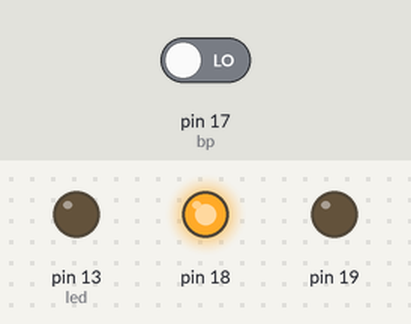
Bench run of a sketch on a simulated Arduino Uno, built with avr-gcc and run on an emulated ATmega328P. On the bench: output pins drawn as LEDs (lit = HIGH). The test bench sets the inputs (shaded band); at power-on: pin 17 (bp) LOW.

Above: at 1.25 s.
1.3 s: pin 17 (bp) driven HIGH
At 2.5 s:
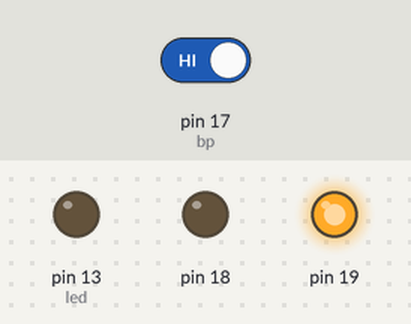
5.8 s: pin 17 (bp) driven LOW
At 6.8 s:
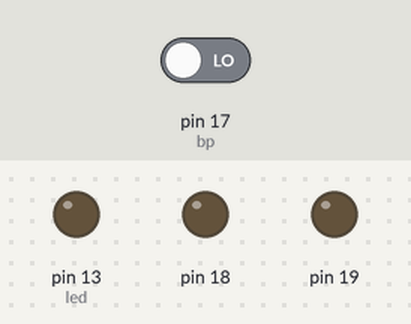
Timing chart, 0 to 8.8 s (numbered marks = the images above; inputs shaded):
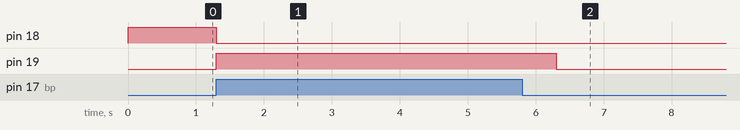

The sketch:

AJ_Traffic_Light.ino
```cpp
int led = 13;

typedef struct SetupStep_t {
  void (*fn)(void*);
  void* arg;
  struct SetupStep_t* next;
} SetupStep;

SetupStep* setupSteps = NULL;

void initOutput(void* pin) {
  pinMode((int)pin, OUTPUT);
}

bool addSetupStep(SetupStep* s) {
  s->next = setupSteps;
  setupSteps = s;
  return true;
}

#define DEF_LIGHT(lightName, pin) \
int lightName = pin;\
void lightName##_on() {\
  digitalWrite(lightName, HIGH);\
}\
void lightName##_off() {\
  digitalWrite(lightName, LOW);\
}\
SetupStep lightName##Setup = {\
  &initOutput, (void*)pin, NULL\
};\
bool lightName##Registered = \
  addSetupStep(&lightName##Setup);

DEF_LIGHT(we_r, 23);
DEF_LIGHT(we_y, 22);
DEF_LIGHT(we_g, 21);
DEF_LIGHT(ns_r, 20);
DEF_LIGHT(ns_y, 19);
DEF_LIGHT(ns_g, 18);

int bp = 17;

int lights[] = {we_r, we_y, we_g, ns_r, ns_y, ns_g};
uint32_t nlights = sizeof(lights) / sizeof(int);

void st() {
  delay(1000*5);
}

void lt_or_bp() {
  for (int n=0; n<10*60*2; ++n) {
    if (digitalRead(bp) == HIGH) {
      break;
    }
    digitalWrite(led, HIGH);
    delay(1);
    digitalWrite(led, LOW);
    delay(99);
  }
}

// the setup routine runs once when you press reset:
void setup() {
  pinMode(led, OUTPUT);
  SetupStep* s = setupSteps;
  while (s != NULL) {
    s->fn(s->arg);
    s = s->next;
  }
  pinMode(bp, INPUT);
}

// the loop routine runs over and over again forever:
void loop() {
  #include "control.h"
}
```

control.h
```cpp
we_r_on();
we_y_off();
we_g_off();
ns_r_off();
ns_y_off();
ns_g_on();
lt_or_bp();
ns_y_on();
ns_g_off();
st();
ns_y_off();
ns_r_on();
delay(700);
we_r_off();
we_g_on();
lt_or_bp();
we_g_off();
we_y_on();
st();
we_y_off();
we_r_on();
delay(700);
ns_r_off();
ns_g_on();
```

Measured:
- after the input at 1.3 s, pin 18: HIGH → LOW at once; pin 19: LOW → HIGH at once
- after the input at 5.8 s, pin 19: goes on until 6.3 s, then stays LOW
